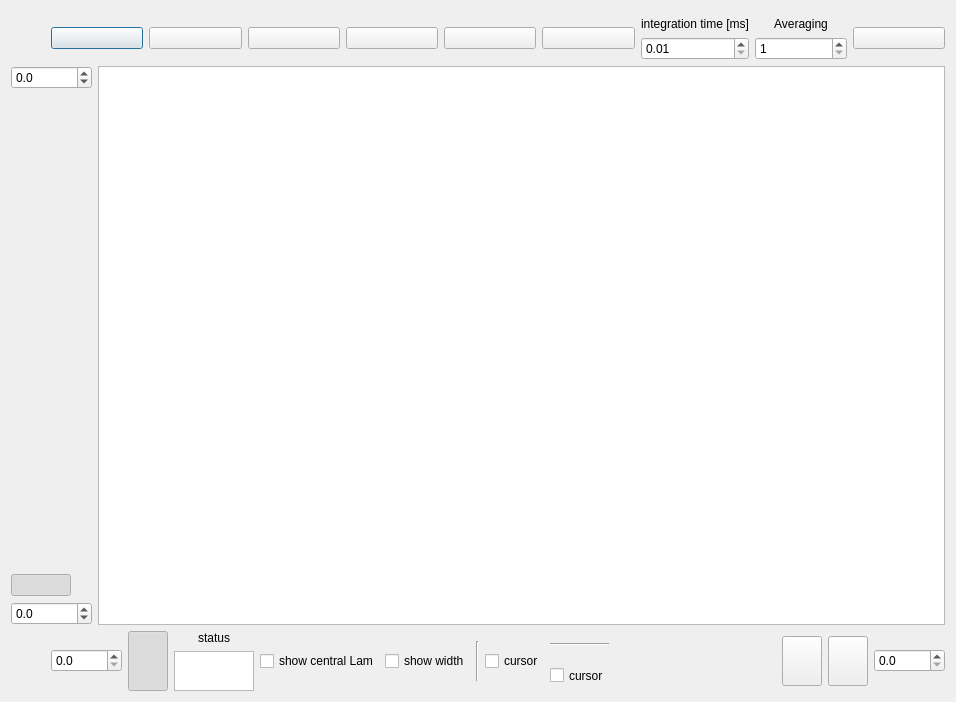
<?xml version="1.0" encoding="UTF-8"?>
<ui version="4.0">
 <class>Spectrometer</class>
 <widget class="QDialog" name="Spectrometer">
  <property name="geometry">
   <rect>
    <x>0</x>
    <y>0</y>
    <width>956</width>
    <height>702</height>
   </rect>
  </property>
  <property name="windowTitle">
   <string>Spectrometer</string>
  </property>
  <property name="animated" stdset="0">
   <bool>true</bool>
  </property>
  <layout class="QVBoxLayout" name="verticalLayout_7">
   <item>
    <widget class="QMenuBar" name="menubar"/>
   </item>
   <item>
    <layout class="QVBoxLayout" name="verticalLayout_6">
     <property name="sizeConstraint">
      <enum>QLayout::SetMinimumSize</enum>
     </property>
     <item>
      <layout class="QHBoxLayout" name="horizontalLayout_3">
       <item>
        <spacer name="horizontalSpacer_2">
         <property name="orientation">
          <enum>Qt::Horizontal</enum>
         </property>
         <property name="sizeType">
          <enum>QSizePolicy::Fixed</enum>
         </property>
         <property name="sizeHint" stdset="0">
          <size>
           <width>40</width>
           <height>20</height>
          </size>
         </property>
        </spacer>
       </item>
       <item>
        <widget class="QPushButton" name="connectBt">
         <property name="text">
          <string/>
         </property>
         <property name="icon">
          <iconset>
           <normaloff>plug.png</normaloff>plug.png</iconset>
         </property>
         <property name="iconSize">
          <size>
           <width>40</width>
           <height>40</height>
          </size>
         </property>
         <property name="checkable">
          <bool>true</bool>
         </property>
        </widget>
       </item>
       <item>
        <widget class="QPushButton" name="openBt">
         <property name="text">
          <string/>
         </property>
         <property name="icon">
          <iconset>
           <normaloff>folder.png</normaloff>folder.png</iconset>
         </property>
         <property name="iconSize">
          <size>
           <width>40</width>
           <height>40</height>
          </size>
         </property>
        </widget>
       </item>
       <item>
        <widget class="QPushButton" name="saveBt">
         <property name="text">
          <string/>
         </property>
         <property name="icon">
          <iconset>
           <normaloff>save.png</normaloff>save.png</iconset>
         </property>
         <property name="iconSize">
          <size>
           <width>40</width>
           <height>40</height>
          </size>
         </property>
        </widget>
       </item>
       <item>
        <widget class="QPushButton" name="TakeBkgBt">
         <property name="text">
          <string/>
         </property>
         <property name="icon">
          <iconset>
           <normaloff>set bkg.png</normaloff>set bkg.png</iconset>
         </property>
         <property name="iconSize">
          <size>
           <width>70</width>
           <height>40</height>
          </size>
         </property>
        </widget>
       </item>
       <item>
        <widget class="QPushButton" name="BkgBt">
         <property name="enabled">
          <bool>true</bool>
         </property>
         <property name="text">
          <string/>
         </property>
         <property name="icon">
          <iconset>
           <normaloff>bulb grey.png</normaloff>
           <normalon>bulb.png</normalon>bulb grey.png</iconset>
         </property>
         <property name="iconSize">
          <size>
           <width>40</width>
           <height>40</height>
          </size>
         </property>
         <property name="checkable">
          <bool>true</bool>
         </property>
         <property name="checked">
          <bool>false</bool>
         </property>
         <property name="autoDefault">
          <bool>false</bool>
         </property>
        </widget>
       </item>
       <item>
        <widget class="QPushButton" name="startBt">
         <property name="enabled">
          <bool>true</bool>
         </property>
         <property name="text">
          <string/>
         </property>
         <property name="icon">
          <iconset>
           <normaloff>play.png</normaloff>
           <normalon>pause.png</normalon>play.png</iconset>
         </property>
         <property name="iconSize">
          <size>
           <width>40</width>
           <height>40</height>
          </size>
         </property>
         <property name="checkable">
          <bool>true</bool>
         </property>
         <property name="checked">
          <bool>false</bool>
         </property>
        </widget>
       </item>
       <item>
        <layout class="QVBoxLayout" name="verticalLayout">
         <item>
          <widget class="QLabel" name="label">
           <property name="text">
            <string>&lt;html&gt;&lt;head/&gt;&lt;body&gt;&lt;p align=&quot;center&quot;&gt;integration time [ms]&lt;/p&gt;&lt;/body&gt;&lt;/html&gt;</string>
           </property>
          </widget>
         </item>
         <item>
          <widget class="QDoubleSpinBox" name="Tint">
           <property name="minimum">
            <double>0.010000000000000</double>
           </property>
           <property name="maximum">
            <double>100000.000000000000000</double>
           </property>
           <property name="singleStep">
            <double>0.010000000000000</double>
           </property>
          </widget>
         </item>
        </layout>
       </item>
       <item>
        <layout class="QVBoxLayout" name="verticalLayout_2">
         <item>
          <widget class="QLabel" name="label_2">
           <property name="text">
            <string>&lt;html&gt;&lt;head/&gt;&lt;body&gt;&lt;p align=&quot;center&quot;&gt;Averaging&lt;/p&gt;&lt;/body&gt;&lt;/html&gt;</string>
           </property>
          </widget>
         </item>
         <item>
          <widget class="QSpinBox" name="Averaging">
           <property name="minimum">
            <number>1</number>
           </property>
           <property name="maximum">
            <number>10000</number>
           </property>
           <property name="value">
            <number>1</number>
           </property>
          </widget>
         </item>
        </layout>
       </item>
       <item>
        <widget class="QPushButton" name="configBt">
         <property name="text">
          <string/>
         </property>
         <property name="icon">
          <iconset>
           <normaloff>config.png</normaloff>config.png</iconset>
         </property>
         <property name="iconSize">
          <size>
           <width>40</width>
           <height>40</height>
          </size>
         </property>
         <property name="checkable">
          <bool>false</bool>
         </property>
        </widget>
       </item>
      </layout>
     </item>
     <item>
      <layout class="QHBoxLayout" name="horizontalLayout_4">
       <item>
        <layout class="QVBoxLayout" name="verticalLayout_4">
         <item>
          <widget class="QDoubleSpinBox" name="SetYmax">
           <property name="decimals">
            <number>1</number>
           </property>
           <property name="minimum">
            <double>-100000.000000000000000</double>
           </property>
           <property name="maximum">
            <double>100000.000000000000000</double>
           </property>
          </widget>
         </item>
         <item>
          <spacer name="verticalSpacer">
           <property name="orientation">
            <enum>Qt::Vertical</enum>
           </property>
           <property name="sizeHint" stdset="0">
            <size>
             <width>20</width>
             <height>40</height>
            </size>
           </property>
          </spacer>
         </item>
         <item>
          <widget class="QPushButton" name="ScaleVerBt">
           <property name="maximumSize">
            <size>
             <width>60</width>
             <height>16777215</height>
            </size>
           </property>
           <property name="text">
            <string/>
           </property>
           <property name="icon">
            <iconset>
             <normaloff>double arrow 2.png</normaloff>double arrow 2.png</iconset>
           </property>
           <property name="iconSize">
            <size>
             <width>50</width>
             <height>50</height>
            </size>
           </property>
           <property name="checkable">
            <bool>true</bool>
           </property>
           <property name="checked">
            <bool>true</bool>
           </property>
          </widget>
         </item>
         <item>
          <widget class="QDoubleSpinBox" name="SetYmin">
           <property name="decimals">
            <number>1</number>
           </property>
           <property name="minimum">
            <double>-100000.000000000000000</double>
           </property>
           <property name="maximum">
            <double>100000.000000000000000</double>
           </property>
          </widget>
         </item>
        </layout>
       </item>
       <item>
        <widget class="QGraphicsView" name="SpecView"/>
       </item>
      </layout>
     </item>
     <item>
      <layout class="QHBoxLayout" name="horizontalLayout_2">
       <property name="sizeConstraint">
        <enum>QLayout::SetFixedSize</enum>
       </property>
       <item>
        <spacer name="horizontalSpacer">
         <property name="orientation">
          <enum>Qt::Horizontal</enum>
         </property>
         <property name="sizeType">
          <enum>QSizePolicy::Fixed</enum>
         </property>
         <property name="sizeHint" stdset="0">
          <size>
           <width>40</width>
           <height>20</height>
          </size>
         </property>
        </spacer>
       </item>
       <item>
        <widget class="QDoubleSpinBox" name="SetXmin">
         <property name="maximumSize">
          <size>
           <width>16777215</width>
           <height>16777215</height>
          </size>
         </property>
         <property name="decimals">
          <number>1</number>
         </property>
         <property name="maximum">
          <double>10000.000000000000000</double>
         </property>
        </widget>
       </item>
       <item>
        <widget class="QPushButton" name="ScaleHorBt">
         <property name="maximumSize">
          <size>
           <width>16777215</width>
           <height>60</height>
          </size>
         </property>
         <property name="text">
          <string/>
         </property>
         <property name="icon">
          <iconset>
           <normaloff>double arrow.png</normaloff>double arrow.png</iconset>
         </property>
         <property name="iconSize">
          <size>
           <width>50</width>
           <height>50</height>
          </size>
         </property>
         <property name="checkable">
          <bool>true</bool>
         </property>
         <property name="checked">
          <bool>true</bool>
         </property>
        </widget>
       </item>
       <item>
        <layout class="QVBoxLayout" name="verticalLayout_5">
         <property name="sizeConstraint">
          <enum>QLayout::SetMinimumSize</enum>
         </property>
         <item>
          <widget class="QLabel" name="label_3">
           <property name="maximumSize">
            <size>
             <width>80</width>
             <height>25</height>
            </size>
           </property>
           <property name="text">
            <string>&lt;html&gt;&lt;head/&gt;&lt;body&gt;&lt;p align=&quot;center&quot;&gt;status&lt;/p&gt;&lt;/body&gt;&lt;/html&gt;</string>
           </property>
          </widget>
         </item>
         <item>
          <widget class="QTextBrowser" name="status">
           <property name="sizePolicy">
            <sizepolicy hsizetype="Expanding" vsizetype="Fixed">
             <horstretch>0</horstretch>
             <verstretch>0</verstretch>
            </sizepolicy>
           </property>
           <property name="maximumSize">
            <size>
             <width>80</width>
             <height>40</height>
            </size>
           </property>
          </widget>
         </item>
        </layout>
       </item>
       <item>
        <widget class="QCheckBox" name="ShowLam">
         <property name="text">
          <string>show central Lam</string>
         </property>
        </widget>
       </item>
       <item>
        <widget class="QCheckBox" name="ShowWidth">
         <property name="maximumSize">
          <size>
           <width>16777215</width>
           <height>30</height>
          </size>
         </property>
         <property name="text">
          <string>show width</string>
         </property>
        </widget>
       </item>
       <item>
        <layout class="QHBoxLayout" name="horizontalLayout">
         <property name="sizeConstraint">
          <enum>QLayout::SetMinimumSize</enum>
         </property>
         <item>
          <widget class="Line" name="line_2">
           <property name="maximumSize">
            <size>
             <width>16777215</width>
             <height>40</height>
            </size>
           </property>
           <property name="orientation">
            <enum>Qt::Vertical</enum>
           </property>
          </widget>
         </item>
         <item>
          <widget class="QCheckBox" name="VerCursor">
           <property name="maximumSize">
            <size>
             <width>16777215</width>
             <height>30</height>
            </size>
           </property>
           <property name="text">
            <string>cursor</string>
           </property>
          </widget>
         </item>
        </layout>
       </item>
       <item>
        <layout class="QVBoxLayout" name="verticalLayout_3">
         <property name="sizeConstraint">
          <enum>QLayout::SetMinimumSize</enum>
         </property>
         <item>
          <widget class="Line" name="line">
           <property name="maximumSize">
            <size>
             <width>16777215</width>
             <height>20</height>
            </size>
           </property>
           <property name="orientation">
            <enum>Qt::Horizontal</enum>
           </property>
          </widget>
         </item>
         <item>
          <widget class="QCheckBox" name="HorizCursor">
           <property name="maximumSize">
            <size>
             <width>16777215</width>
             <height>25</height>
            </size>
           </property>
           <property name="text">
            <string>cursor</string>
           </property>
          </widget>
         </item>
        </layout>
       </item>
       <item>
        <spacer name="horizontalSpacer_3">
         <property name="orientation">
          <enum>Qt::Horizontal</enum>
         </property>
         <property name="sizeHint" stdset="0">
          <size>
           <width>40</width>
           <height>20</height>
          </size>
         </property>
        </spacer>
       </item>
       <item>
        <widget class="QPushButton" name="clipBt">
         <property name="maximumSize">
          <size>
           <width>16777215</width>
           <height>50</height>
          </size>
         </property>
         <property name="text">
          <string/>
         </property>
         <property name="icon">
          <iconset>
           <normaloff>paper clip.png</normaloff>paper clip.png</iconset>
         </property>
         <property name="iconSize">
          <size>
           <width>40</width>
           <height>40</height>
          </size>
         </property>
        </widget>
       </item>
       <item>
        <widget class="QPushButton" name="CleanBt">
         <property name="maximumSize">
          <size>
           <width>16777215</width>
           <height>50</height>
          </size>
         </property>
         <property name="text">
          <string/>
         </property>
         <property name="icon">
          <iconset>
           <normaloff>clean.png</normaloff>clean.png</iconset>
         </property>
         <property name="iconSize">
          <size>
           <width>40</width>
           <height>40</height>
          </size>
         </property>
        </widget>
       </item>
       <item>
        <widget class="QDoubleSpinBox" name="SetXmax">
         <property name="maximumSize">
          <size>
           <width>16777215</width>
           <height>16777215</height>
          </size>
         </property>
         <property name="decimals">
          <number>1</number>
         </property>
         <property name="maximum">
          <double>10000.000000000000000</double>
         </property>
         <property name="singleStep">
          <double>1.000000000000000</double>
         </property>
        </widget>
       </item>
      </layout>
     </item>
    </layout>
   </item>
  </layout>
 </widget>
 <resources/>
 <connections/>
</ui>
